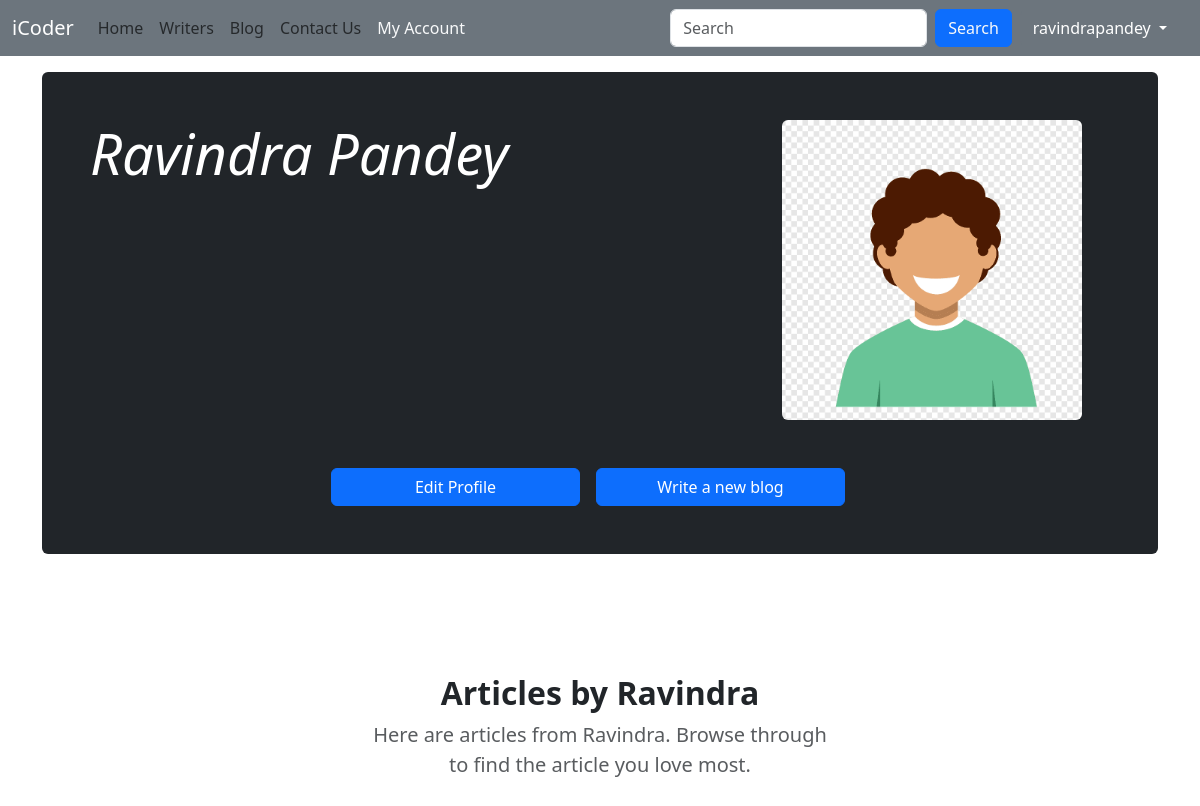
/writers/profile/ravindrapandey (signed in), run on the app's committed database.
### writers/models.py (models this page shows, shortened)
class Writer(models.Model):
    sno = models.AutoField(primary_key=True)
    username = models.CharField(max_length=15)
    firstName = models.CharField(max_length=100)
    lastName = models.CharField(max_length=100)
    email = models.CharField(max_length=100)
    password = models.CharField(max_length=100)
    bio = models.CharField(max_length=1000, default="")
    userImage  = models.ImageField(upload_to='blog/user', default='blog/user/default_user.png')

### writers/views.py (the view)
# urls.py: path('profile/<str:slug>', views.ProfileView.as_view(), name='profileView'),
class ProfileView(View):
    def get(self, request, slug):
        if request.user.username==slug:
            writer = Writer.objects.filter(username=slug).first()
            posts = Post.objects.filter(username=writer.username)
            context = {'writer' : writer, 'posts' : posts}
            return render(request, 'writers/profile.html', context)

### templates/writers/profile.html (shortened to what this page needs)
{% extends "base.html" %}
{% block myaccountactive %} text-light {% endblock myaccountactive %}
{% block body %}
<div class="container my-5 p-4">
    <div class="p-4 p-md-5 mb-4 text-white rounded bg-dark row">
      <div class="col-md-8 px-0">
        <h1 class="display-4 fst-italic">{{writer.firstName}} {{writer.lastName}}</h1>
      </div>
      <div class='col-md-4'>
        <img src="/media/{{writer.userImage}}" onerror="this.src='/media/blog/user/default_user.png'" class="rounded" style="width: 300px; height: 300px; object-fit: cover; object-position: top;" alt="">
      </div>
      <div class="row justify-content-center">
      <a href="/writers/edit-profile/{{writer.username}}" class="btn btn-primary mt-5 w-25 mx-2">Edit Profile</a>
      <a href="/writers/newblog/{{writer.username}}" class="btn btn-primary mt-5 w-25 mx-2">Write a new blog</a>
    </div>
    </div>
<section class="py-5" id='allblogs'>
  <div class="container px-5 my-5">
    <div class="row gx-5 justify-content-center">
      <div class="col-lg-8 col-xl-6">
        <div class="text-center">
          <h2 class="fw-bolder">Articles by {{writer.firstName}}</h2>
          <p class="lead fw-normal text-muted mb-5">Here are articles from {{writer.firstName}}. Browse through to find
            the article you love most.</p>
        </div>
      </div>
    </div>
  </div>
</section>
</div>
{% endblock body %}

### templates/base.html (shortened to what this page needs)
<!doctype html>
<html lang="en">
<head>
  <link href="https://cdn.jsdelivr.net/npm/bootstrap@5.3.2/dist/css/bootstrap.min.css" rel="stylesheet"
>
</head>
<body>
  {% load static %}
  <nav class="navbar navbar-expand-lg bg-secondary fixed-top">
    <div class="container-fluid">
      <a class="navbar-brand text-white" href="/">iCoder</a>
      <div class="collapse navbar-collapse" id="navbarSupportedContent">
        <ul class="navbar-nav me-auto mb-2 mb-lg-0">
          <li class="nav-item">
            <a class="nav-link {% block homeactive %} {% endblock homeactive %}" aria-current="page" href="/">Home</a>
          </li>
          <li class="nav-item">
            <a class="nav-link {% block aboutactive %} {% endblock aboutactive %}" aria-current="page"
              href="/writers">Writers</a>
          </li>
          <li class="nav-item">
            <a class="nav-link {% block blogactive %} {% endblock blogactive %}" aria-current="page"
              href="/blog">Blog</a>
          </li>
          {% if user.is_authenticated %}
          <li class="nav-item">
            <a class="nav-link {% block contactactive %} {% endblock contactactive %}" aria-current="page"
              href="/contact">Contact Us</a>
          </li>
          <li class="nav-item">
            <a class="nav-link {% block myaccountactive %} {% endblock myaccountactive %}" aria-current="page"
              href="/writers/profile/{{ user.username }}">My Account</a>
          </li>
          {% endif %}
        </ul>
        <form method="get" action="/search" class="d-flex" role="search">
          <input name="query" class="form-control me-2" type="search" placeholder="Search" aria-label="Search">
          <button class="btn btn-primary text-light" type="submit">Search</button>
        </form>
        {% if user.is_authenticated %}
        <div class="dropdown">
          <button class="btn btn-secondary dropdown-toggle mx-2" type="button" data-bs-toggle="dropdown"
            aria-expanded="false">
            {{ user.username }}
          </button>
        </div>
        {% endif %}
      </div>
    </div>
  </nav>
  {% block body %}
  {% endblock body %}
</body>
</html>

### data on the page
Writer: firstName "Ravindra", lastName "Pandey", userImage (placeholder picture)

### other printed values
{{ user.username }} "ravindrapandey"
